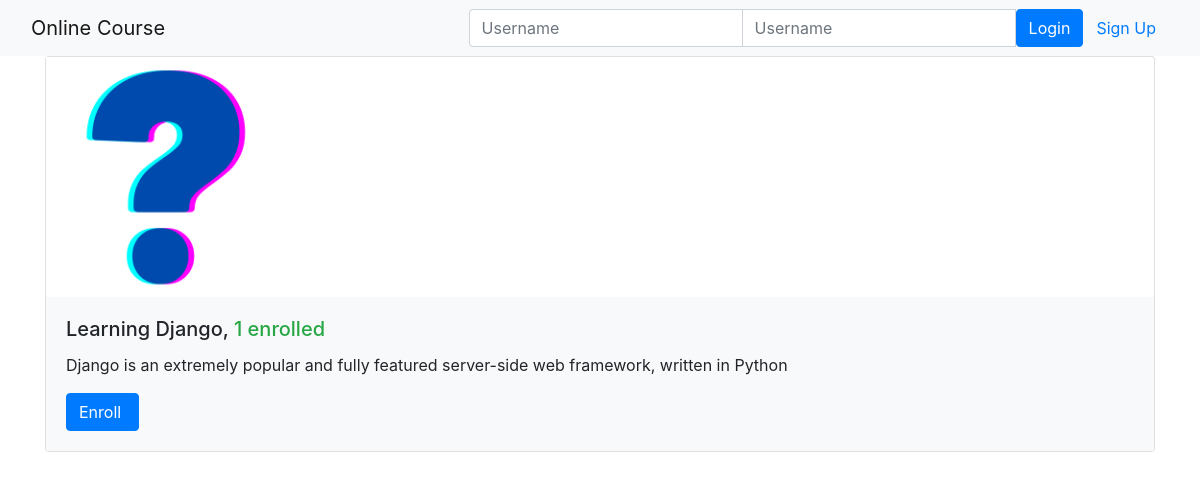
The page /onlinecourse/ on the database its author committed.
### onlinecourse/models.py (models this page shows, shortened)
class Course(models.Model):
    name = models.CharField(null=False, max_length=30, default='online course')
    image = models.ImageField(upload_to='course_images/')
    description = models.CharField(max_length=1000)
    pub_date = models.DateField(null=True)
    instructors = models.ManyToManyField(Instructor)
    users = models.ManyToManyField(settings.AUTH_USER_MODEL, through='Enrollment')
    total_enrollment = models.IntegerField(default=0)
    is_enrolled = False

### onlinecourse/views.py (the view)
class CourseListView(generic.ListView):
    template_name = 'onlinecourse/course_list_bootstrap.html'
    context_object_name = 'course_list'
    def get_queryset(self):
        user = self.request.user
        courses = Course.objects.order_by('-total_enrollment')[:10]
        for course in courses:
            if user.is_authenticated:
                course.is_enrolled = check_if_enrolled(user, course)
        return courses

### onlinecourse/templates/onlinecourse/course_list_bootstrap.html (shortened to what this page needs)
<!DOCTYPE html>
<html lang="en">
<head>
    {% load static %}
    <link rel="stylesheet" href="https://maxcdn.bootstrapcdn.com/bootstrap/4.5.2/css/bootstrap.min.css">
</head>
<body>
    <nav class="navbar navbar-light bg-light">
        <div class="container-fluid">
            <div class="navbar-header">
                  <a class="navbar-brand" href="#">Online Course</a>
            </div>
            <ul class="nav navbar-nav navbar-right">
                {% if user.is_authenticated %}
                <li>
                    <a class="btn btn-link" href="#">{{ user.first_name }}({{ user.username }})</a>
                    <a class="btn btn-link" href="{% url 'onlinecourse:logout' %}">Logout</a>
                </li>
                {% else %}
                <li>
                    <form class="form-inline" action="{% url 'onlinecourse:login' %}" method="post">
                        <div class="input-group">
                            <input type="text" class="form-control" placeholder="Username" name="username" >
                            <input type="password" class="form-control" placeholder="Username" name="psw" >
                            <button class="btn btn-primary" type="submit">Login</button>
                            <a class="btn btn-link" href="{% url 'onlinecourse:registration' %}">Sign Up</a>
                        </div>
                    </form>
                </li>
                {% endif %}
            </ul>
        </div>
    </nav>
    {% if course_list %}
        <div class="container">
            <div class="card-deck">
                {% for course in course_list %}
                         <div class="card" style="width: 36rem;">
                          <img class="card-img-left" src="{{MEDIA_URL}}/{{ course.image }}" width="240px" height="240px"
                               alt="Course image">
                          <div class="card-body bg-light">
                              <h5 class="card-title">{{ course.name }}, <span class="text-success">
                                  {{ course.total_enrollment}} enrolled</span></h5>
                            <p class="card-text">{{ course.description}}</p>
                            <form action="{% url 'onlinecourse:enroll' course.id %}" method="post">
                                  <input class="btn btn-primary"  type="submit"
                                         value="{% if course.is_enrolled %}Enter{% else %}Enroll{% endif %} ">
                            </form>
                          </div>
                        </div>
                {% endfor %}
            </div>
        </div>
    {% else %}
        <p>No courses are available.</p>
    {% endif %}
</body>
</html>

### rows shown on the page
Course: image (picture), name "Learning Django", total_enrollment "1", description "Django is an extremely popular and fully featured server-side web framework, written in Python", is_enrolled "Enroll"
